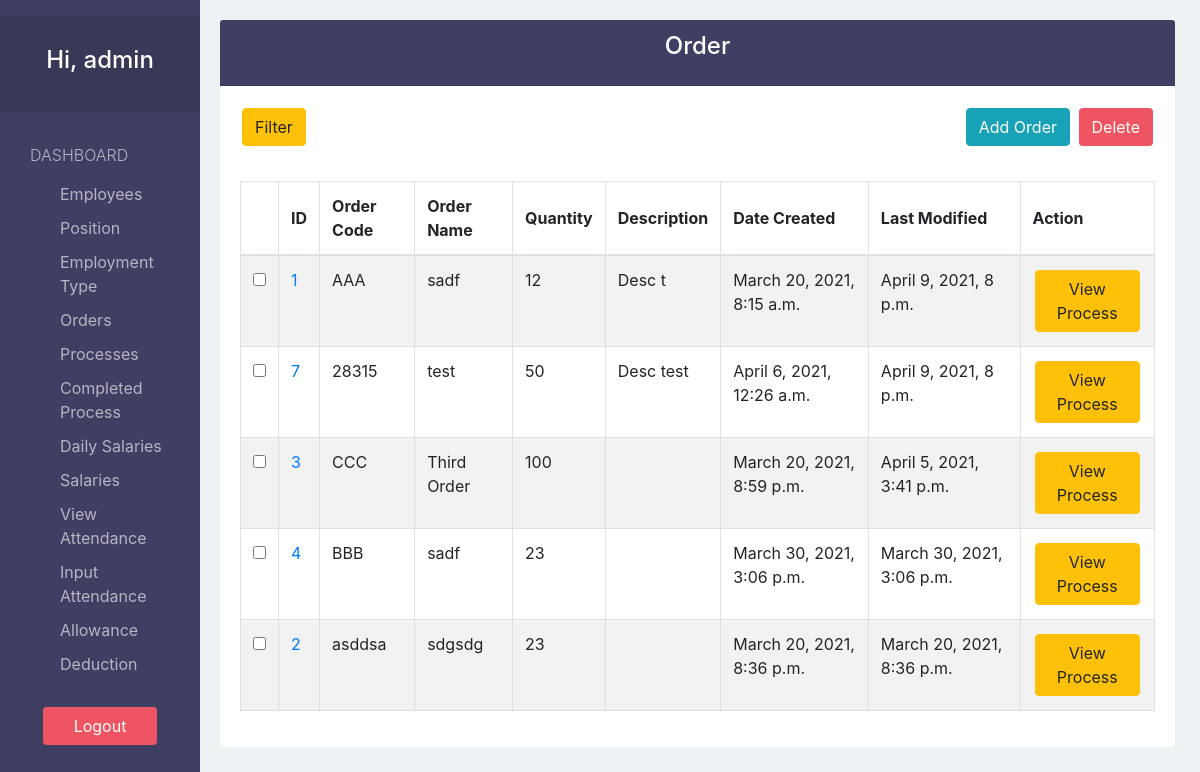
The app's page /order/ (signed in), older data.
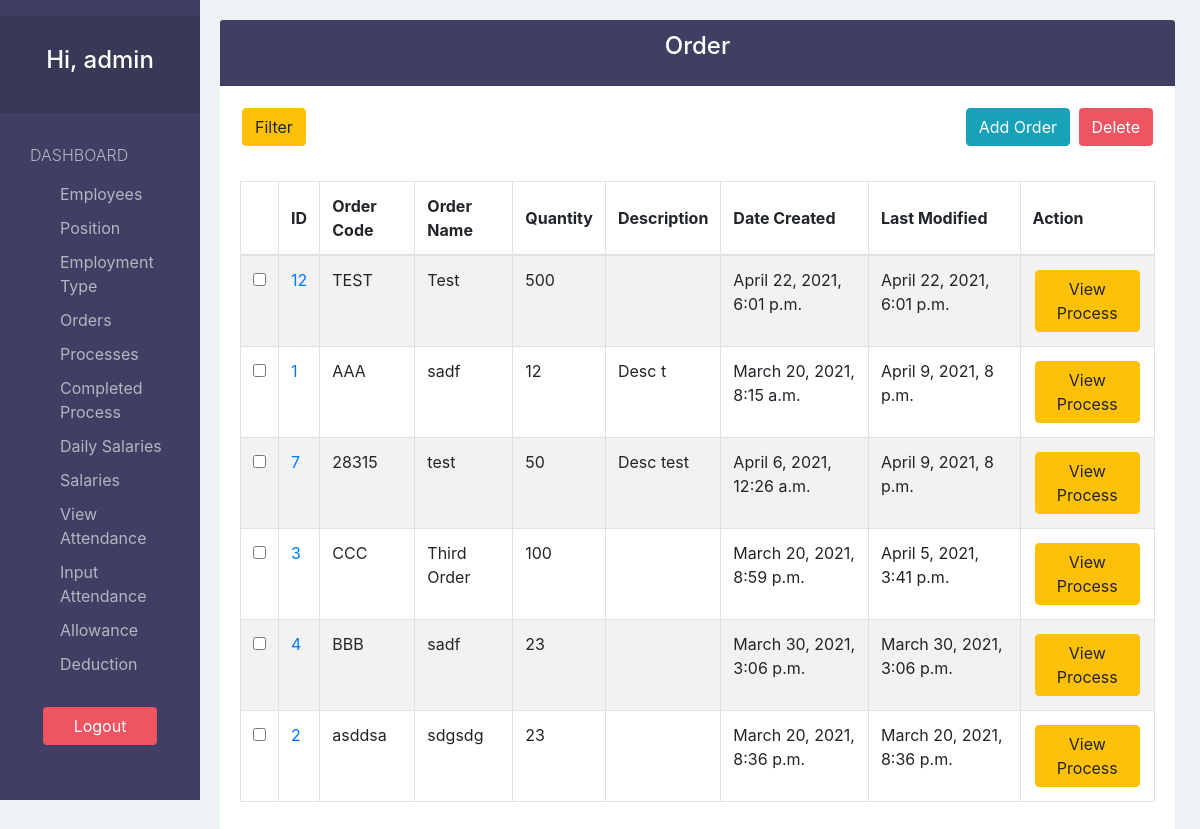
The same page, newer data.
### payrollApp/models.py (models this page shows, shortened)
class Order(models.Model):
  code         = models.CharField(max_length=50, unique=True)
  name         = models.CharField(max_length=200)
  quantity     = models.PositiveIntegerField()
  description  = models.TextField(blank=True, null=True)
  dateCreated  = models.DateTimeField(auto_now_add=True)
  lastModified = models.DateTimeField(auto_now=True)

### payrollApp/views.py (the view)
# urls.py: path('order/', views.order_view, name="order"),
@login_required(login_url='login')
def order_view(request):
  orders = Order.objects.all().order_by('-lastModified')
  flag   = True
  if not orders:
    flag=False
  myFilter = OrderFilter(request.GET, queryset=orders)
  orders = myFilter.qs
  context = {
    'orders':orders,
    'flags': flag,
    'myFilter': myFilter
  }
  return render(request, "order/order.html", context)

### payrollApp/templates/order/order.html (shortened to what this page needs)
{% extends 'view_base.html' %}
{% load static %}
{% load humanize %}
{% load bootstrap4 %}
{% block script %}
  <link rel="stylesheet" href="http://code.jquery.com/ui/1.11.0/themes/smoothness/jquery-ui.css">
{% endblock %}
{% block viewTitle %}Order{% endblock %}
{% block addBtn %}<a href="{% url 'create-order' %}" class="btn btn-info">Add Order</a>{% endblock %}
{% block columns %}
  {% if flags %}
    {% block form %}
      <form action="{% url 'delete-order'%}?next={{ request.path }}" method="POST">{% csrf_token %}
    {% endblock %}
    <th></th>
    <th>ID</th>
    <th>Order Code</th>
    <th>Order Name</th>
    <th>Quantity</th>
    <th>Description</th>
    <th>Date Created</th>
    <th>Last Modified</th>
    <th>Action</th>
  {% endif %}
{% endblock %}
{% block tbodyContent %}
  {% if not flags %}
    <h3>No Order</h3>
  {% else %}
    {% for order  in orders %}
      <tr>
        <td><input type="checkbox" name="selected" value="{{ order.id }}"></td>
        <td scope="row"><a href="{% url 'edit-order' order.id %}?next={{ request.path }}">{{ order.id }}</a></td>
        <td>{{ order.code }}</td>
        <td>{{ order.name }}</td>
        <td>{{ order.quantity|intcomma }}</td>
        <td>{{ order.description|slice:"0:50" }}{% if order.description|length > 50 %}...{% endif %}</td>
        <td>{{ order.dateCreated }}</td>
        <td>{{ order.lastModified }}</td>
        <td><a href="{% url 'process-of-order' order.id%}" class="btn btn-warning">View Process</a></td>
      </tr>
    {% endfor %}
  {% endif %}
{% endblock %}

Row changes from the older to the newer data that the page shows:
added Order: id "12", code "TEST", name "Test", quantity "500", dateCreated "April 22, 2021, 6:01 p.m.", lastModified "April 22, 2021, 6:01 p.m."
